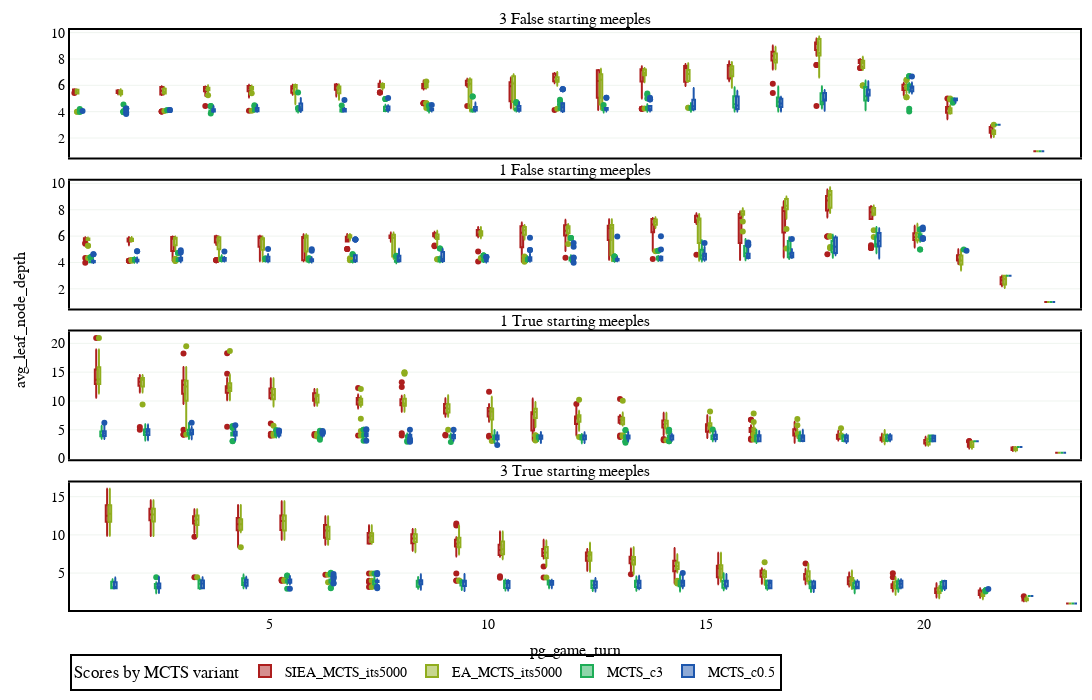

Notebook cell for this chart:
### Code cell
#Plot for action level logs



#define variables
to_show = "Boxplot" #Average or Boxplot
plot_separation_column = ["comp_initial_meeples", "comp_set_tile_sequence"]
box_group_column = "player_name"
x_column = "pg_game_turn"#"current_iterations"#"pg_game_turn"
#y_column = "Score_p1"
y_column = "avg_leaf_node_depth"

#read data
logs_names = ["logs_by_action.csv"]#, "logs_by_action.csv", "logs_by_iteration.csv"]
logs_list = {logs_name:lm.read_csv(os.path.join(experiment_path, logs_name)) for logs_name in logs_names}
logs_index = 0
logs = logs_list[logs_names[logs_index]]
#filter data
logs = logs[logs["comp_initial_meeples"]!=2]
if len(plot_separation_column) > 1:
    logs["plot_separation_column"] = logs[plot_separation_column[0]].astype(str) + " " + logs[plot_separation_column[1]].astype(str)
    plot_separation_column = "plot_separation_column"

#order dataset
logs["player_name"] = pd.Categorical(logs["player_name"], data_order)
logs = logs.sort_values("player_name")

#print(logs_list[logs_names[logs_index]].head())
#Calculate uniques
plot_identifiers = logs[plot_separation_column].unique()
box_group_identifiers = logs[box_group_column].unique()
colors = eu.generate_color_palette(len(box_group_identifiers))
#colors = ["#5B8C5A","#56638A", "#EC7316"]
print("plot_identifiers", plot_identifiers)
print("box_group_identifiers", box_group_identifiers)



#Create figure
fig = make_subplots(rows=len(plot_identifiers)
                        ,cols=1
                        ,shared_xaxes=True
                        ,shared_yaxes=True
                        ,vertical_spacing=0.04
                        ,row_heights=[1/len(plot_identifiers) for _ in range(len(plot_identifiers))]
                        ,subplot_titles = [str(i) + " starting meeples" for i in plot_identifiers]
                        #, specs=[[{"secondary_y": True}] for _ in range(n_plots+1)]
                        ,x_title=x_column
                        ,y_title=y_column
                        #,print_grid=True
                        )

for row, plot_identifier in enumerate(plot_identifiers):
    for group_id, box_group_identifier in enumerate(box_group_identifiers):
        data = logs[logs[plot_separation_column] == plot_identifier]
        data = data[data[box_group_column] == box_group_identifier]
        if to_show == "Average":
            x = list(data[x_column].unique())
            y1 = []
            y1_lower = []
            y1_upper = []
            for x_unique in x:
                temp_data = data[data[x_column] == x_unique]
                values = temp_data[y_column]
                current_mean = st.mean(values)
                y1.append(current_mean)
                std = st.stdev(values)
                #y_lower.append()
                y1_lower.append(current_mean - std / math.sqrt(len(values)))
                y1_upper.append(current_mean + std / math.sqrt(len(values)))
                #print(y1_lower[-1], y1[-1], y1_upper[-1])

            #Prepare data for plot
            x_rev = x[::-1]
            y1_lower = y1_lower[::-1]

            #Plot
            shadow_color = eu.color_rgb_to_hex(eu.brighten_color(eu.color_hex_to_rgb(colors[group_id]), 0.3))
            fig.add_trace(go.Scatter(
                    x=x+x_rev
                    ,y=y1_upper+y1_lower
                    ,fill='toself'
                    ,fillcolor=colors[group_id]
                    ,line_color=colors[group_id]
                    ,showlegend=False
                    ,opacity = 0.5
                    #,marker={"color":colors[group_id]}
                    )
                ,row=row+1
                ,col=1)
            
            fig.add_trace(go.Scatter(
                    x=x
                    ,y=y1
                    ,line_color=colors[group_id]
                    ,name=str(box_group_identifier)
                    ,showlegend=True#row==0
                    ,legendgroup=str(box_group_identifier)
                    )
                ,row=row+1
                ,col=1)
            
        elif to_show == "Boxplot":
            fig.add_trace(go.Box(x=data[x_column]
                                ,y=data[y_column]
                                ,name=str(box_group_identifier)
                                #, width=0.2
                                ,showlegend=row==0
                                ,legendgroup=str(box_group_identifier)
                                , marker={"color":colors[group_id]}
                                )
                            ,row=row+1
                            ,col=1)

fig.update_layout(margin=dict(l=70, r=10, t=30, b=50)
                        ,width=1600
                        ,height=700
                        ,plot_bgcolor='rgba(0,0,0,0)'
                        #,plot_bgcolor="lightgray"
                        ,boxmode='group'
                        ,font = dict(family = "Arial", size = 14, color = "black")
                        ,boxgap=0
                        ,boxgroupgap=0
                        ,legend=dict(
                            title = "Scores by MCTS variant"
                            ,orientation="h"
                            ,yanchor="top"
                            ,y=-0.075
                            #,xanchor="center"
                            #,x=0.4
                            ,bgcolor="white"#"lightgray"#"rgba(200, 255, 255, 0.8)"
                            ,font = dict(family = "Arial", size = 14, color = "black")
                            ,bordercolor="Black"
                            ,borderwidth=2
                            ,itemsizing='trace'
                            ,itemwidth = 30
                            ) 
                        )
if to_show == "Average":
    fig.update_traces(mode='lines')
elif to_show == "Boxplot":
    fig.update_layout(boxmode='group')
fig.update_xaxes(showline=True
                        , linewidth=2
                        , linecolor='black'
                        , mirror=True
                        )

fig.update_yaxes(showline=True
                    ,mirror=True
                    , linewidth=2
                    , linecolor='black'
                    #, nticks=5
                    #,tickmode = 'linear'
                    #,tick0 = 0
                    , gridcolor="#5B8C5A"
                    , gridwidth=0.1
                    #, dtick=5000
                    ,showgrid=True                    
                    )
fig.show()

### Figure 1 — Plotly figure (JSON) as saved in the notebook; plotly's stock layout.template omitted (floating-point values rounded to 4 significant figures; data arrays with more than 128 entries replaced by an {"elided": "..."} marker saying what was removed)
{"data": [{"legendgroup": "SIEA_MCTS_its5000", "marker": {"color": "#ad1e1e"}, "name": "SIEA_MCTS_its5000", "showlegend": true, "type": "box", "x": {"elided": "460 int values"}, "xaxis": "x", "y": {"elided": "460 float values"}, "yaxis": "y"}, {"legendgroup": "EA_MCTS_its5000", "marker": {"color": "#90ad1e"}, "name": "EA_MCTS_its5000", "showlegend": true, "type": "box", "x": {"elided": "460 int values"}, "xaxis": "x", "y": {"elided": "460 float values"}, "yaxis": "y"}, {"legendgroup": "MCTS_c3", "marker": {"color": "#1ead57"}, "name": "MCTS_c3", "showlegend": true, "type": "box", "x": {"elided": "460 int values"}, "xaxis": "x", "y": {"elided": "460 float values"}, "yaxis": "y"}, {"legendgroup": "MCTS_c0.5", "marker": {"color": "#1e57ad"}, "name": "MCTS_c0.5", "showlegend": true, "type": "box", "x": {"elided": "460 int values"}, "xaxis": "x", "y": {"elided": "460 float values"}, "yaxis": "y"}, {"legendgroup": "nan", "marker": {"color": "#901ead"}, "name": "nan", "showlegend": true, "type": "box", "x": [], "xaxis": "x", "y": [], "yaxis": "y"}, {"legendgroup": "SIEA_MCTS_its5000", "marker": {"color": "#ad1e1e"}, "name": "SIEA_MCTS_its5000", "showlegend": false, "type": "box", "x": {"elided": "460 int values"}, "xaxis": "x2", "y": {"elided": "460 float values"}, "yaxis": "y2"}, {"legendgroup": "EA_MCTS_its5000", "marker": {"color": "#90ad1e"}, "name": "EA_MCTS_its5000", "showlegend": false, "type": "box", "x": {"elided": "460 int values"}, "xaxis": "x2", "y": {"elided": "460 float values"}, "yaxis": "y2"}, {"legendgroup": "MCTS_c3", "marker": {"color": "#1ead57"}, "name": "MCTS_c3", "showlegend": false, "type": "box", "x": {"elided": "460 int values"}, "xaxis": "x2", "y": {"elided": "460 float values"}, "yaxis": "y2"}, {"legendgroup": "MCTS_c0.5", "marker": {"color": "#1e57ad"}, "name": "MCTS_c0.5", "showlegend": false, "type": "box", "x": {"elided": "460 int values"}, "xaxis": "x2", "y": {"elided": "460 float values"}, "yaxis": "y2"}, {"legendgroup": "nan", "marker": {"color": "#901ead"}, "name": "nan", "showlegend": false, "type": "box", "x": [], "xaxis": "x2", "y": [], "yaxis": "y2"}, {"legendgroup": "SIEA_MCTS_its5000", "marker": {"color": "#ad1e1e"}, "name": "SIEA_MCTS_its5000", "showlegend": false, "type": "box", "x": {"elided": "460 int values"}, "xaxis": "x3", "y": {"elided": "460 float values"}, "yaxis": "y3"}, {"legendgroup": "EA_MCTS_its5000", "marker": {"color": "#90ad1e"}, "name": "EA_MCTS_its5000", "showlegend": false, "type": "box", "x": {"elided": "460 int values"}, "xaxis": "x3", "y": {"elided": "460 float values"}, "yaxis": "y3"}, {"legendgroup": "MCTS_c3", "marker": {"color": "#1ead57"}, "name": "MCTS_c3", "showlegend": false, "type": "box", "x": {"elided": "460 int values"}, "xaxis": "x3", "y": {"elided": "460 float values"}, "yaxis": "y3"}, {"legendgroup": "MCTS_c0.5", "marker": {"color": "#1e57ad"}, "name": "MCTS_c0.5", "showlegend": false, "type": "box", "x": {"elided": "460 int values"}, "xaxis": "x3", "y": {"elided": "460 float values"}, "yaxis": "y3"}, {"legendgroup": "nan", "marker": {"color": "#901ead"}, "name": "nan", "showlegend": false, "type": "box", "x": [], "xaxis": "x3", "y": [], "yaxis": "y3"}, {"legendgroup": "SIEA_MCTS_its5000", "marker": {"color": "#ad1e1e"}, "name": "SIEA_MCTS_its5000", "showlegend": false, "type": "box", "x": {"elided": "460 int values"}, "xaxis": "x4", "y": {"elided": "460 float values"}, "yaxis": "y4"}, {"legendgroup": "EA_MCTS_its5000", "marker": {"color": "#90ad1e"}, "name": "EA_MCTS_its5000", "showlegend": false, "type": "box", "x": {"elided": "460 int values"}, "xaxis": "x4", "y": {"elided": "460 float values"}, "yaxis": "y4"}, {"legendgroup": "MCTS_c3", "marker": {"color": "#1ead57"}, "name": "MCTS_c3", "showlegend": false, "type": "box", "x": {"elided": "460 int values"}, "xaxis": "x4", "y": {"elided": "460 float values"}, "yaxis": "y4"}, {"legendgroup": "MCTS_c0.5", "marker": {"color": "#1e57ad"}, "name": "MCTS_c0.5", "showlegend": false, "type": "box", "x": {"elided": "460 int values"}, "xaxis": "x4", "y": {"elided": "460 float values"}, "yaxis": "y4"}, {"legendgroup": "nan", "marker": {"color": "#901ead"}, "name": "nan", "showlegend": false, "type": "box", "x": [], "xaxis": "x4", "y": [], "yaxis": "y4"}], "layout": {"annotations": [{"font": {"size": 16}, "showarrow": false, "text": "3 False starting meeples", "x": 0.5, "xanchor": "center", "xref": "paper", "y": 1, "yanchor": "bottom", "yref": "paper"}, {"font": {"size": 16}, "showarrow": false, "text": "1 False starting meeples", "x": 0.5, "xanchor": "center", "xref": "paper", "y": 0.74, "yanchor": "bottom", "yref": "paper"}, {"font": {"size": 16}, "showarrow": false, "text": "1 True starting meeples", "x": 0.5, "xanchor": "center", "xref": "paper", "y": 0.48, "yanchor": "bottom", "yref": "paper"}, {"font": {"size": 16}, "showarrow": false, "text": "3 True starting meeples", "x": 0.5, "xanchor": "center", "xref": "paper", "y": 0.22, "yanchor": "bottom", "yref": "paper"}, {"font": {"size": 16}, "showarrow": false, "text": "pg_game_turn", "x": 0.5, "xanchor": "center", "xref": "paper", "y": 0, "yanchor": "top", "yref": "paper", "yshift": -30}, {"font": {"size": 16}, "showarrow": false, "text": "avg_leaf_node_depth", "textangle": -90, "x": 0, "xanchor": "right", "xref": "paper", "xshift": -40, "y": 0.5, "yanchor": "middle", "yref": "paper"}], "boxgap": 0, "boxgroupgap": 0, "boxmode": "group", "font": {"color": "black", "family": "Arial", "size": 14}, "height": 700, "legend": {"bgcolor": "white", "bordercolor": "Black", "borderwidth": 2, "font": {"color": "black", "family": "Arial", "size": 14}, "itemsizing": "trace", "itemwidth": 30, "orientation": "h", "title": {"text": "Scores by MCTS variant"}, "y": -0.075, "yanchor": "top"}, "margin": {"b": 50, "l": 70, "r": 10, "t": 30}, "plot_bgcolor": "rgba(0,0,0,0)", "width": 1600, "xaxis": {"anchor": "y", "domain": [0, 1], "linecolor": "black", "linewidth": 2, "matches": "x4", "mirror": true, "showline": true, "showticklabels": false}, "xaxis2": {"anchor": "y2", "domain": [0, 1], "linecolor": "black", "linewidth": 2, "matches": "x4", "mirror": true, "showline": true, "showticklabels": false}, "xaxis3": {"anchor": "y3", "domain": [0, 1], "linecolor": "black", "linewidth": 2, "matches": "x4", "mirror": true, "showline": true, "showticklabels": false}, "xaxis4": {"anchor": "y4", "domain": [0, 1], "linecolor": "black", "linewidth": 2, "mirror": true, "showline": true}, "yaxis": {"anchor": "x", "domain": [0.78, 1], "gridcolor": "#5B8C5A", "gridwidth": 0.1, "linecolor": "black", "linewidth": 2, "mirror": true, "showgrid": true, "showline": true}, "yaxis2": {"anchor": "x2", "domain": [0.52, 0.74], "gridcolor": "#5B8C5A", "gridwidth": 0.1, "linecolor": "black", "linewidth": 2, "mirror": true, "showgrid": true, "showline": true}, "yaxis3": {"anchor": "x3", "domain": [0.26, 0.48], "gridcolor": "#5B8C5A", "gridwidth": 0.1, "linecolor": "black", "linewidth": 2, "mirror": true, "showgrid": true, "showline": true}, "yaxis4": {"anchor": "x4", "domain": [0, 0.22], "gridcolor": "#5B8C5A", "gridwidth": 0.1, "linecolor": "black", "linewidth": 2, "mirror": true, "showgrid": true, "showline": true}}}
